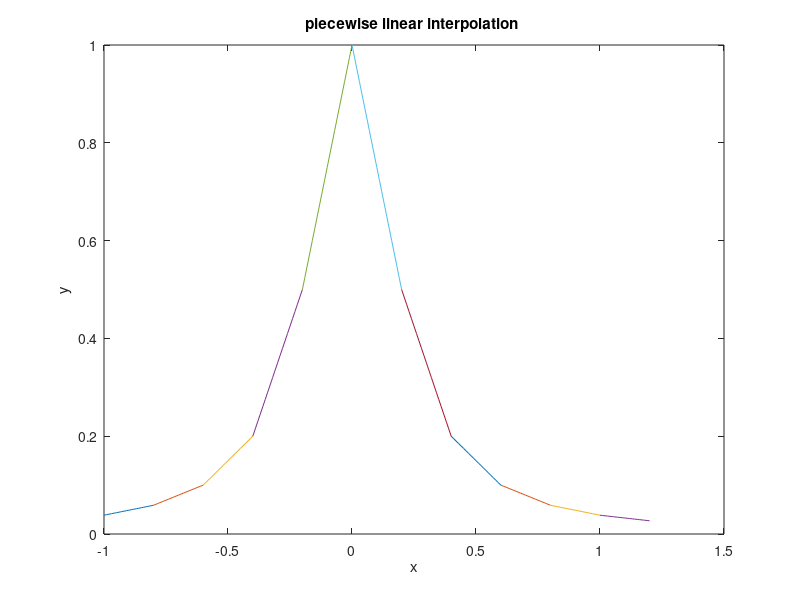

Write the MATLAB code that produced this figure.
%piecewise linear interpolation 
f = @(x)(1.0./(1+25*x.^2));
for i=-1.0:0.2:1.0
    x0 = i;
    x1 = i+0.2;
    y0 = f(x0);
    y1 = f(x1);
    y = @(x)[(x-x0)./(x1-x0).*(y1-y0)+y0];
    j = (i:0.01:i+0.2);
    plot(j,y(j));
    hold on;
end
xlabel('x'),ylabel('y');
title('piecewise linear interpolation ');
